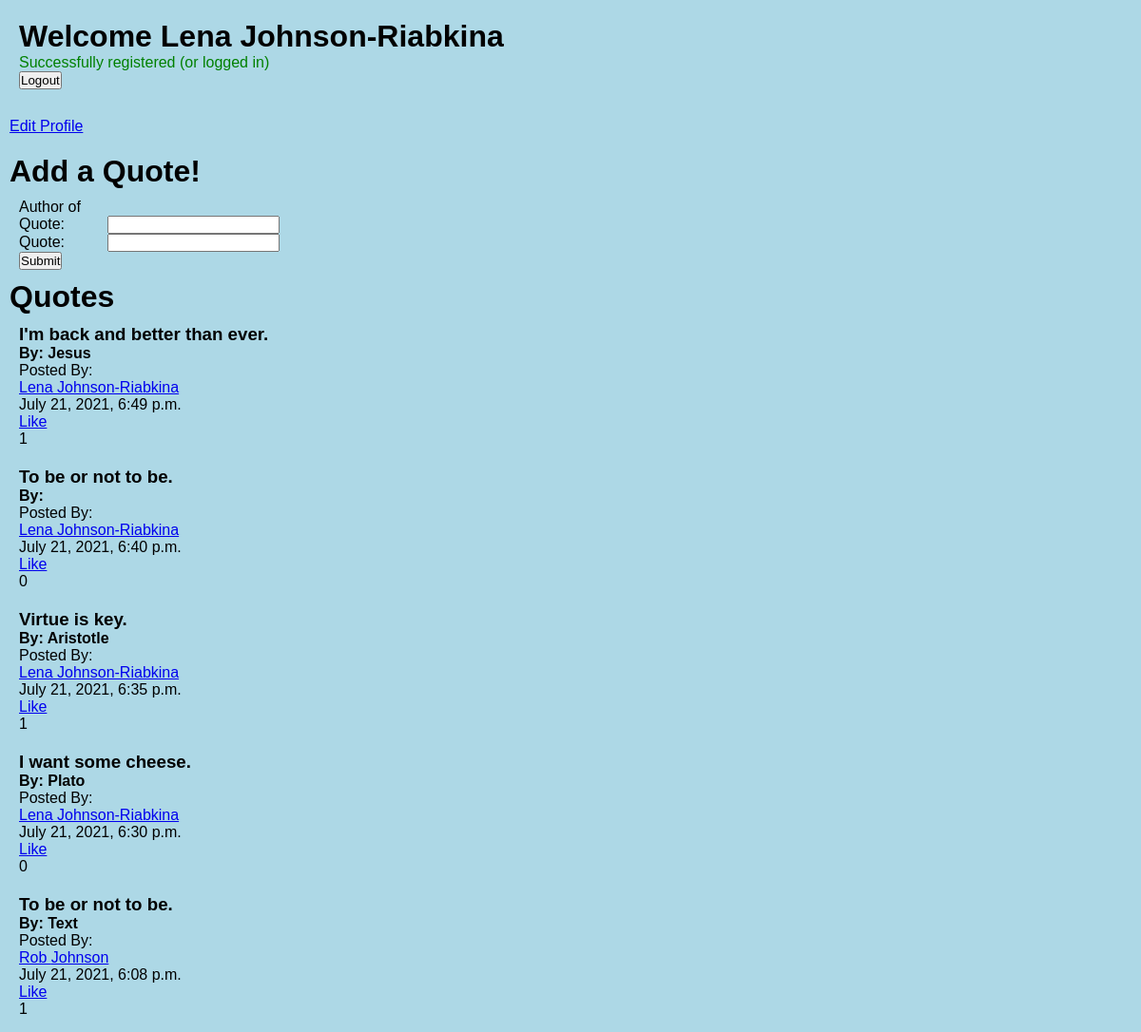
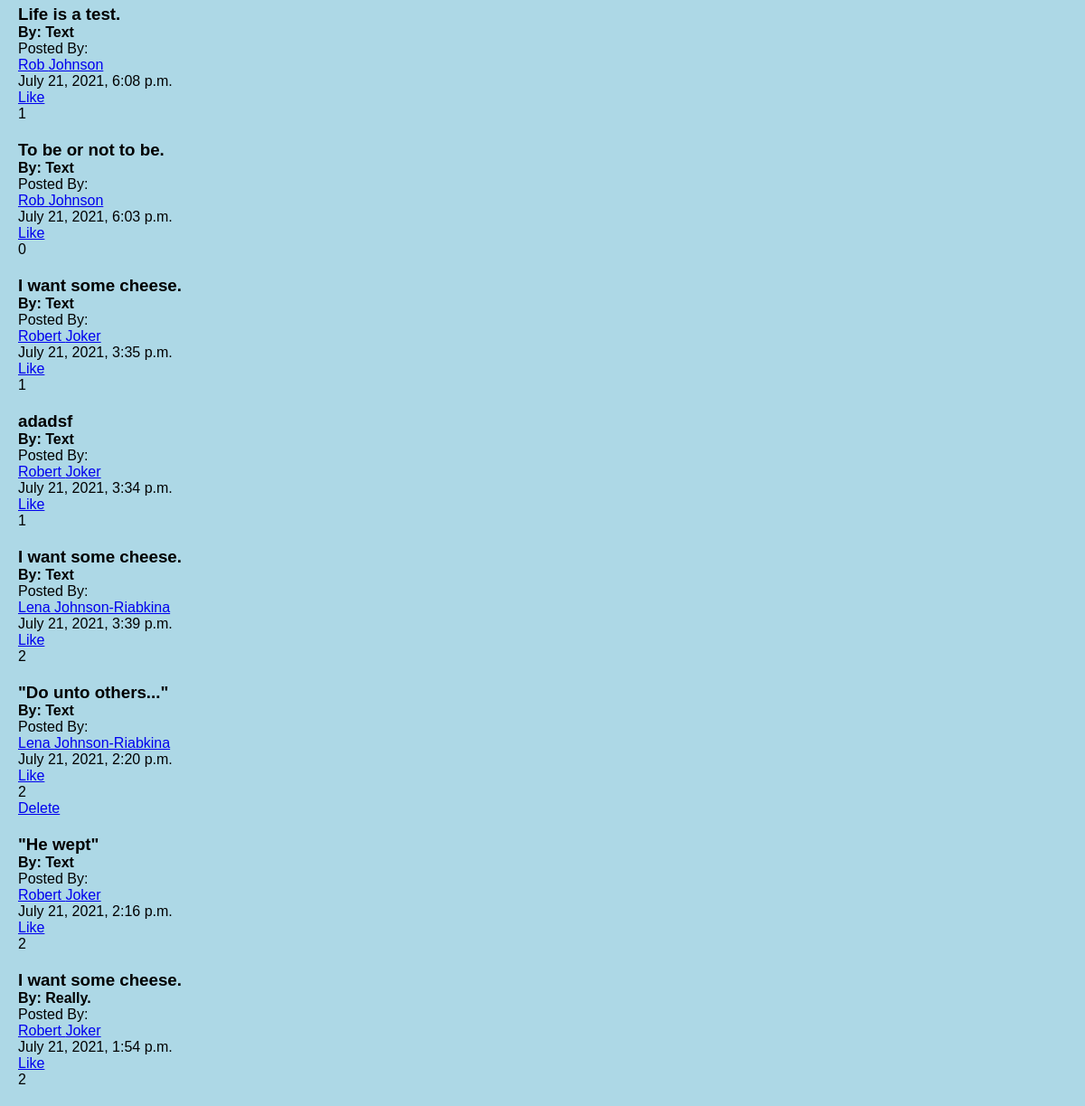
Screenshot of /success (signed in) with the database file from the repository (2 pictures, top to bottom).
### QuotesApp/models.py (models this page shows)
class User(models.Model):
    first_name = models.CharField(max_length=255, default='Robert')
    last_name = models.CharField(max_length=255, default='Johnson')
    email = models.CharField(max_length=255, default='kuyperhouse@gmail.com')
    password = models.CharField(max_length=255)
    created_at = models.DateTimeField(auto_now_add=True)
    updated_at = models.DateTimeField(auto_now=True)
    objects = UserManager()

class Books(models.Model):
    message = models.CharField(max_length=255)
    description = models.CharField(max_length=255, default="Text")
    poster =models.ForeignKey(User, related_name="user_messages", on_delete=models.CASCADE)
    users_who_like = models.ManyToManyField(User, related_name="liked_books")
    granted_wish =models.BooleanField(default=False)
    user_who_grants = models.ForeignKey(User, related_name="wish_granted", on_delete=models.CASCADE, null=True)
    created_at = models.DateTimeField(auto_now_add=True)
    updated_at = models.DateTimeField(auto_now=True)
    objects = MessageManager()

### QuotesApp/views.py (the view)
# urls.py: path('success', views.success),
def success(request):
    if 'user_id' not in request.session:
        return redirect('/')
    this_user = User.objects.filter(id=request.session['user_id'])
    context = {
        'user': this_user[0],
        'wall_messages' : Books.objects.all(),
        'current_user': User.objects.get(id=request.session['user_id']),
        'how_many' : Books.objects.filter(granted_wish=True).count,
        'how_many2' : Books.objects.filter(user_who_grants=request.session['user_id']).count,
        'how_many3' : Books.objects.filter(granted_wish=False).count,
    }
    return render(request, 'success.html', context)

### QuotesApp/templates/success.html (shortened to what this page needs)
<!DOCTYPE html>
<html lang="en">
<head>
    {% load static %}
    <link rel="stylesheet" href="{% static '/css/style.css' %}">
</head>
<body>
    <div class="wrapper">
        <h1>Welcome {{user.first_name}} {{user.last_name}}</h1>
        {% if request.session.user_id %}
        <p class='green'>Successfully registered (or logged in)</p>
        {% endif %}
        <a href="/logout"><button>Logout</button></a>
    </div>
<div>
    <a href="/edit/{{user.id}}" role="button" class="btn btn-danger">Edit Profile</a>
</div>
<div>
<h1>Add a Quote!</h1>
<form action="/post_title" method="post">
    <div class="form-group">
        <label for="title">Author of Quote:</label>
        <input type="text" class="form-control" name="description">
        <label for="title">Quote:</label>
        <input type="text" class="form-control" name="message">
    <button type="submit" class="btn btn-primary">Submit</button>
</form>
</div>
    <h1>Quotes</h1>
    {% for wish in wall_messages reversed %}
        <div class='one_post'>
                <h3>{{wish.message}}</h3>
                <h4>By: {{wish.description}}</h4>
                <p>Posted By:</p><a href="/quote_page/{{wish.poster.id}}">{{wish.poster.first_name}} {{wish.poster.last_name}}</a>
                <p>{{wish.updated_at}}</p>
                <a href="/like_message1/{{wish.id}}">Like</a>
                <p>{{wish.users_who_like.count}}</p>
                {% if current_user.id == wish.user_who_grants.id %}
                <a href="/delete_message/{{wish.id}}">Delete</a>
                {% endif %}
        </div>
        {% endfor %}
</body>
</html>

### QuotesApp/static/css/style.css (style rules this page uses)
* { padding: 0; margin: 0; font-family: sans-serif; }
.wrapper { padding: 20px; }
div { padding: 10px; }
body { background-color: lightblue }
.form-control { width: 60%; }
label { width: 30%; }
.form-group { width: 25%; }
.form-group>* { display: inline-block; }
.green { color: green; }

### rows the page displays
User: first_name "Lena", last_name "Johnson-Riabkina"
Books: message "I'm back and better than ever.", description "Jesus", poster.first_name "Lena", poster.last_name "Johnson-Riabkina", updated_at "July 21, 2021, 6:49 p.m.", users_who_like.count "1"
Books: message "To be or not to be.", poster.first_name "Lena", poster.last_name "Johnson-Riabkina", updated_at "July 21, 2021, 6:40 p.m.", users_who_like.count "0"
Books: message "Virtue is key.", description "Aristotle", poster.first_name "Lena", poster.last_name "Johnson-Riabkina", updated_at "July 21, 2021, 6:35 p.m.", users_who_like.count "1"
Books: message "I want some cheese.", description "Plato", poster.first_name "Lena", poster.last_name "Johnson-Riabkina", updated_at "July 21, 2021, 6:30 p.m.", users_who_like.count "0"
Books: message "To be or not to be.", description "Text", poster.first_name "Rob", poster.last_name "Johnson", updated_at "July 21, 2021, 6:08 p.m.", users_who_like.count "1"
Books: message "Life is a test.", description "Text", poster.first_name "Rob", poster.last_name "Johnson", updated_at "July 21, 2021, 6:08 p.m.", users_who_like.count "1"
Books: message "To be or not to be.", description "Text", poster.first_name "Rob", poster.last_name "Johnson", updated_at "July 21, 2021, 6:03 p.m.", users_who_like.count "0"
Books: message "I want some cheese.", description "Text", poster.first_name "Robert", poster.last_name "Joker", updated_at "July 21, 2021, 3:35 p.m.", users_who_like.count "1"
Books: message "adadsf", description "Text", poster.first_name "Robert", poster.last_name "Joker", updated_at "July 21, 2021, 3:34 p.m.", users_who_like.count "1"
Books: message "I want some cheese.", description "Text", poster.first_name "Lena", poster.last_name "Johnson-Riabkina", updated_at "July 21, 2021, 3:39 p.m.", users_who_like.count "2"
Books: message "\"Do unto others...\"", description "Text", poster.first_name "Lena", poster.last_name "Johnson-Riabkina", updated_at "July 21, 2021, 2:20 p.m.", users_who_like.count "2"
Books: message "\"He wept\"", description "Text", poster.first_name "Robert", poster.last_name "Joker", updated_at "July 21, 2021, 2:16 p.m.", users_who_like.count "2"
Books: message "I want some cheese.", description "Really.", poster.first_name "Robert", poster.last_name "Joker", updated_at "July 21, 2021, 1:54 p.m.", users_who_like.count "2"
